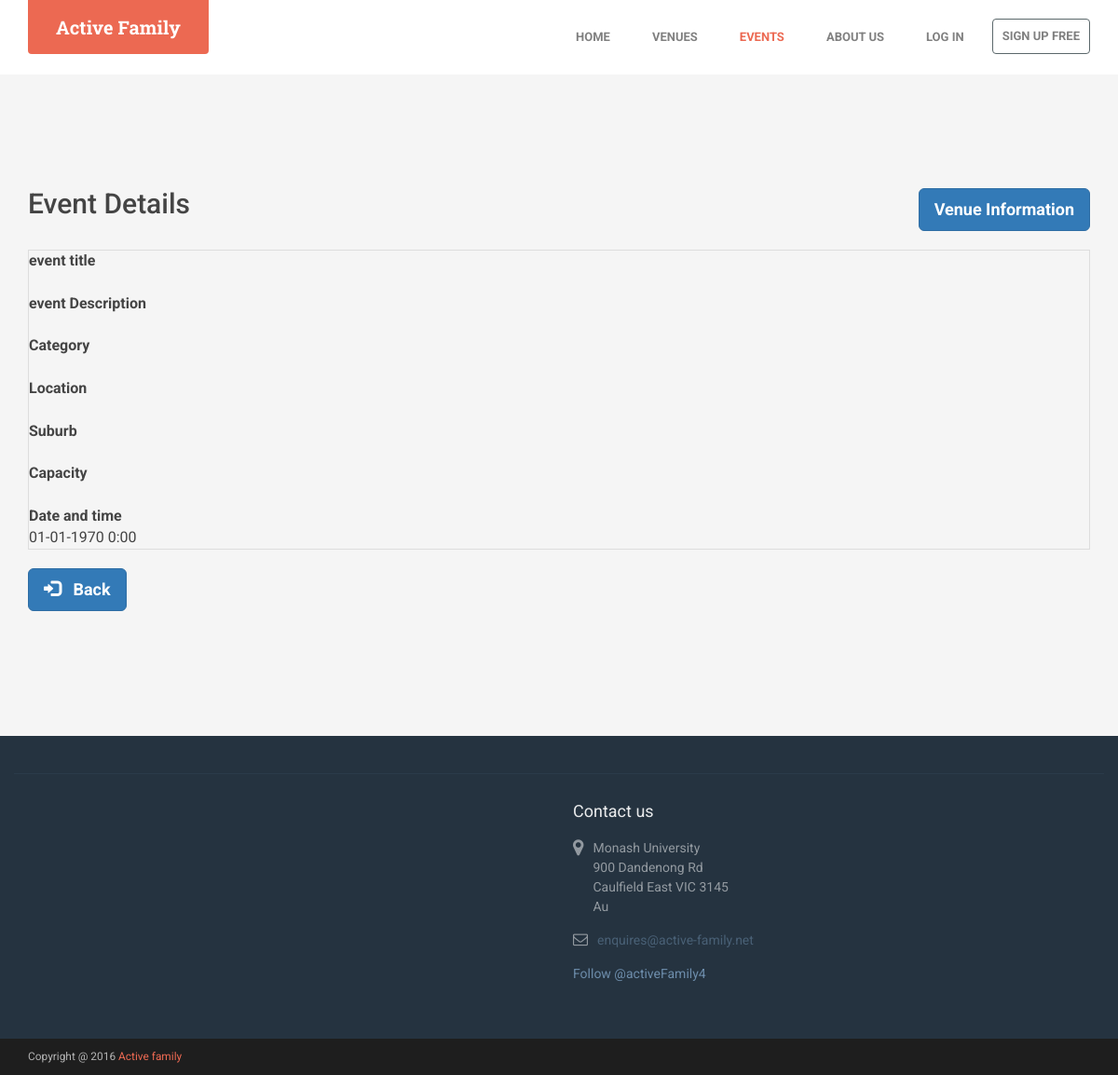
The app's page /event/view.php?eventId=19, older data.
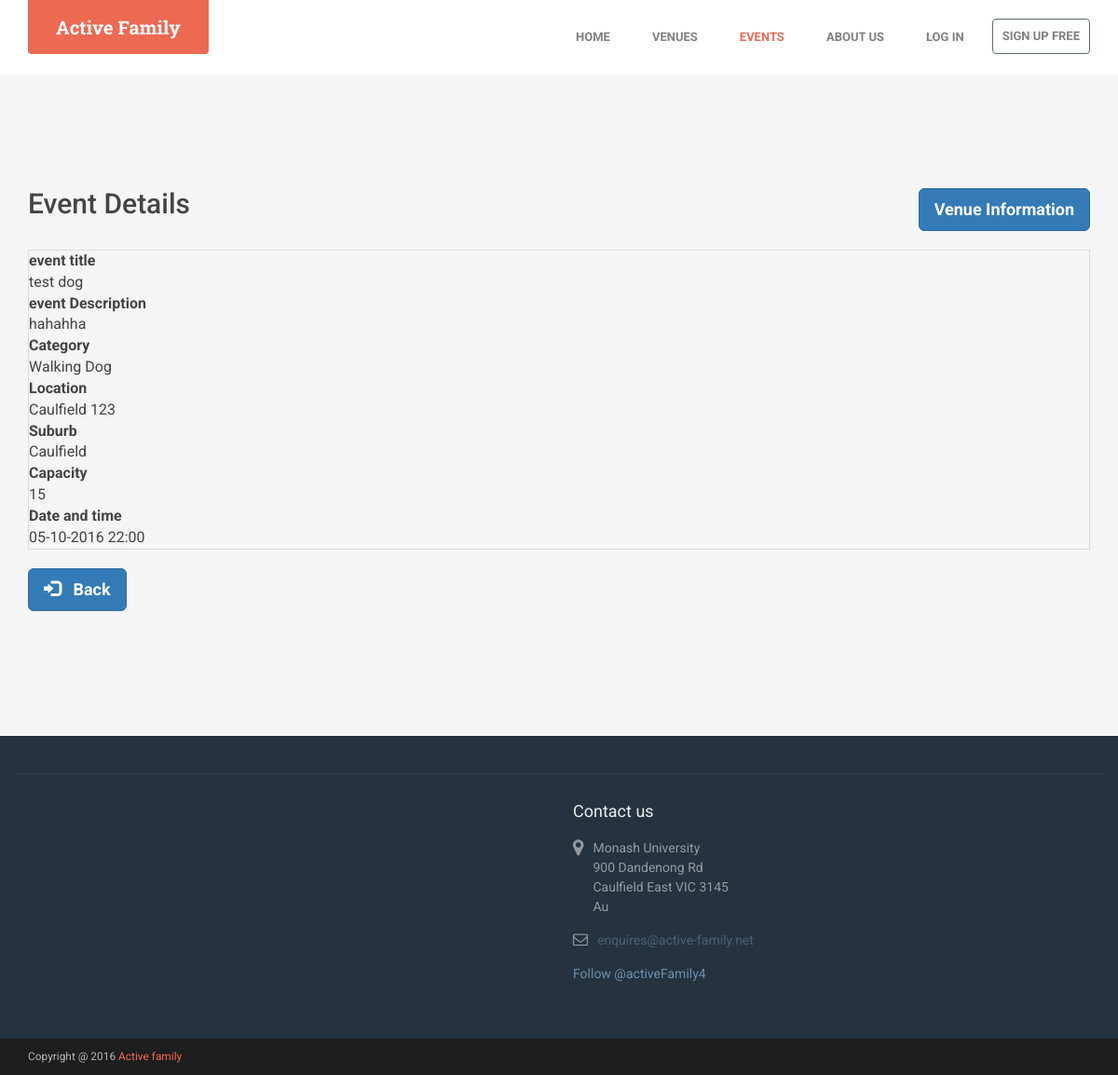
The same page, newer data.
### tables this page shows
CREATE TABLE `events` (
  `eventId` int(60) NOT NULL,
  `create_user_id` int(60) NOT NULL,
  `eventName` varchar(255) DEFAULT NULL,
  `eventDescription` text,
  `type` varchar(60) DEFAULT NULL,
  `address` text NOT NULL,
  `suburb` varchar(70) NOT NULL,
  `capacity` int(60) DEFAULT NULL,
  `curr_capa` int(11) DEFAULT NULL,
  `date` datetime DEFAULT NULL,
  `status` varchar(25) NOT NULL
);

### include/eventpath.php (called while the page is built, shortened)
<?php
$home='"nav-item"';
$ven='"nav-item"';
$event='"active nav-item"';
$about='"nav-item"';
$navlogin='"nav-item"';
$url_home = '"../index.php"' ;
$url_ven = '"../map/index.php"' ;
$url_about = '"../about.php"' ;
$url_login ='"../user/index.php"';
$url_sign ='"../user/sign-up.php"';
?>

### event/view.php (the view, shortened to what this page needs)
<?php
include('../include/eventpath.php');
include('../include/config.php');
$eventId = $_GET['eventId'];
$stmt=$pdo->prepare('select * from events where eventId= ?');
$stmt->execute(array($eventId));
$list = $stmt->fetch(PDO::FETCH_ASSOC);
 ?>
<?php
include('../include/header.php');
include('../include/navigation.php');
?>
   <h2>
       Event Details
       <div class="form-group" style="float: right">
           <button type="goBack" name="btn-login" class="btn btn-primary btn-lg" onclick="direct()">
               Venue Information
           </button>
       </div>
   </h2>
<br>
<dl class="table table-striped table-bordered">
    <dt><?php echo "event title"; ?></dt>
    <dd>
        <?php echo $list['eventName']; ?>
    </dd>
    <dt><?php echo "event Description"; ?></dt>
    <dd>
        <?php echo $list['eventDescription']; ?>
    </dd>
    <dt><?php echo "Category"; ?></dt>
    <dd>
        <?php echo $list['type']; ?>
    </dd>
    <dt><?php echo "Location"; ?></dt>
    <dd>
        <?php echo $list['address']; ?>
    </dd>
    <dt><?php echo "Suburb"; ?></dt>
    <dd>
        <?php echo $list['suburb']; ?>
    </dd>
    <dt><?php echo "Capacity"; ?></dt>
    <dd>
        <?php echo $list['capacity']; ?>
    </dd>
    <dt><?php echo "Date and time"; ?></dt>
    <dd>
        <?php echo date('d-m-Y G:i', strtotime($list['date'])); ?>
    </dd>
</dl>
<div class="form-group">
    <button type="goBack" name="btn-login" class="btn btn-primary btn-lg" onclick="window.history.back();">
        <i class="glyphicon glyphicon-log-in"></i> &nbsp; Back
    </button>
</div>
<br/>
    </div>
</section>
<?php
include('../include/footer.php');
?>
</body>
</html>

### include/header.php (shortened to what this page needs)
<!DOCTYPE html>
 <html lang="en">
<head>
    <link rel="stylesheet" href="assets/plugins/bootstrap/css/bootstrap.min.css">
    <link rel="stylesheet" href="assets/plugins/font-awesome/css/font-awesome.css">
    <link rel="stylesheet" href="assets/plugins/flexslider/flexslider.css">
    <link id="theme-style" rel="stylesheet" href="../map/assets/css/styles.css">
</head>

### include/navigation.php (shortened to what this page needs)
</head>
<body class="home-page">
    <header id="header" class="header navbar-fixed-top">
        <div class="container">
            <h1 class="logo">
                <a href=<?php echo $url_home ?>><span class="text">Active Family</span></a>
</h1>
<nav class="main-nav navbar-right" role="navigation">
    <div id="navbar-collapse" class="navbar-collapse collapse">
        <ul class="nav navbar-nav">
            <li class=<?php echo $home ?>><a href=<?php echo $url_home ?>>Home</a></li>
            <li class=<?php echo $ven ?>><a href=<?php echo $url_ven ?>>Venues</a></li>
            <li class=<?php echo $event ?>>
                <a href="#" class="dropdown-toggle" data-toggle="dropdown" data-delay="0" data-close-others="flase">
                    Events</a>
            </li>
            <li class=<?php echo $about ?>><a href=<?php echo $url_about ?>>About Us</a></li>
            <li class=<?php echo $navlogin ?>><a href=<?php echo $url_login ?> id="register">Log in</a></li>
            <li class="nav-item nav-item-cta last"><a class="btn btn-cta btn-cta-secondary" href=<?php echo $url_sign ?> id="register">Sign Up Free</a></li>
        </ul>
    </div>
</nav>
</div>
</header>
    <div class="sections-wrapper">
        <section id="why" class="section why">
            <div class="container">
                <p><br></p>
                <p><br></p>
                <p><br></p>

### include/footer.php (shortened to what this page needs)
</div>
    <footer class="footer">
        <div class="footer-content">
            <div class="container">
                <div class="row has-divider">
                    <div class="footer-col download col-md-6 col-sm-12 col-xs-12">
                    </div>
                    <div class="footer-col contact col-md-6 col-sm-12 col-xs-12">
                        <div class="footer-col-inner">
                            <h3 class="title">Contact us</h3>
                            <p class="adr clearfix">
                                <i class="fa fa-map-marker pull-left"></i>
                                <span class="adr-group pull-left">
                                    <span class="street-address">Monash University</span><br>
                                    <span class="region">900 Dandenong Rd</span><br>
                                    <span class="postal-code">Caulfield East VIC 3145</span><br>
                                    <span class="country-name">Au</span>
                                </span>
                            </p>
                            <p class="email"><i class="fa fa-envelope-o"></i><a href="#">enquires@active-family.net</a></p>
                            <a href="https://twitter.com/activeFamily4" class="twitter-follow-button" data-show-count="false">Follow @activeFamily4</a>
                        </div>
                    </div>
                </div>
            </div>
        </div>
        <div class="bottom-bar">
            <div class="container">
                <small class="copyright">Copyright @ 2016 <a href="copyright.txt" target="_blank">Active family</a></small>
            </div>
        </div>
    </footer>

Row changes from the older to the newer data that the page shows:
added events: eventName "test dog", eventDescription "hahahha", type "Walking Dog", address "Caulfield 123", suburb "Caulfield", capacity "15", date "05-10-2016 22:00"
Text that changed along with them:
date('d-m-Y G:i', strtotime($list['date'])): "01-01-1970 0:00" → (not shown)
